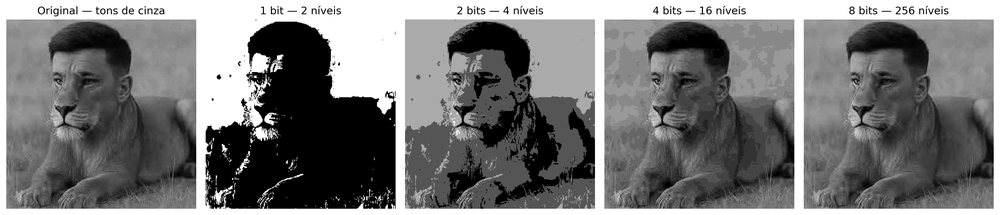
#> input picture Portfolio1/quantizacao.png, 1000 x 215 px, shrunk from 4770 x 1026 before the run, given in place of barraskewda.png, which was not available
$ jupyter execute --allow-errors Aula4_Operacoes_Geometricas.ipynb   (text cells are left out)
#> lines starting #> are read from the running program, lines starting #| are printed output that depends on the picture; pictures that were not available may be replaced by others from this repository, and a replacement may not be noted
[cell 1]
import cv2
import numpy as np
import matplotlib.pyplot as plt
from google.colab import files

[cell 2]
arquivo = files.upload()
#> the answer given: quantizacao.png

[cell 3]
img_bgr = cv2.imread('barraskewda.png')
#> img_bgr is the input picture: shape (215, 1000, 3); min 0, max 255, mean 119.9
img_gray = cv2.cvtColor(img_bgr, cv2.COLOR_BGR2GRAY)
img_gray

[cell 4]
altura = img_gray.shape[0]
#> altura = 215
largura = img_gray.shape[1]
#> largura = 1000
print(f"Altura: {altura} | Largura: {largura}")
#| Altura: 215 | Largura: 1000

[cell 5]
dx = 50
dy = 30

transladada = np.zeros((altura, largura), dtype=np.uint8)

transladada

#> (a cell that did not finish here is left out)

[cell 7]
plt.figure(figsize=(7,5))
plt.imshow(transladada, cmap='gray')
plt.title('Transladação de Exclusão')
plt.axis('off')
plt.show()
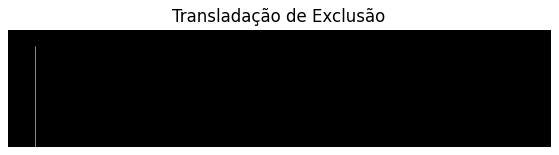
#> figure drawn by matplotlib, 1 panel

[cell 8]
dx = 80
dy = 90

for x in range (largura):
  for y in range (altura):
    novo_x = (x + dx) % largura
    novo_y = (y + dy) % altura

    transladada[novo_y, novo_x] = img_gray[y, x]
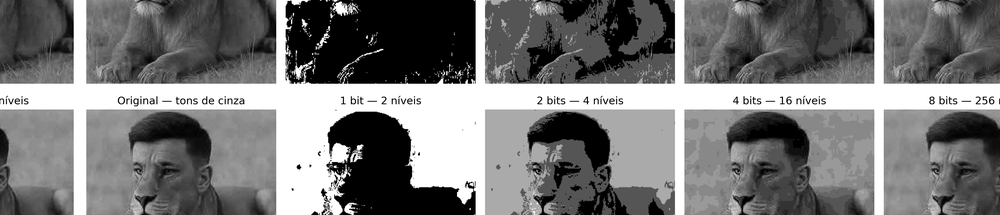
#> transladada: shape (215, 1000); min 0, max 255, mean 119.9


plt.figure(figsize=(7,5))
plt.imshow(transladada, cmap='gray')
plt.title('Transladação de Wrap-Around')
plt.axis('off')
plt.show()

[cell 9]
from matplotlib.image import imsave
sx = 10
sy = 10

nova_largura = int(largura * sx)
#> nova_largura = 10000
nova_altura = int(altura * sy)
#> nova_altura = 2150

escalada = np.zeros((nova_altura, nova_largura), dtype=np.uint8)

for x in range(nova_largura):
  for y in range (nova_altura):

    novo_x = int(x / sx)
    novo_y = int(y / sy)

    escalada[y, x] = img_gray[novo_y, novo_x]
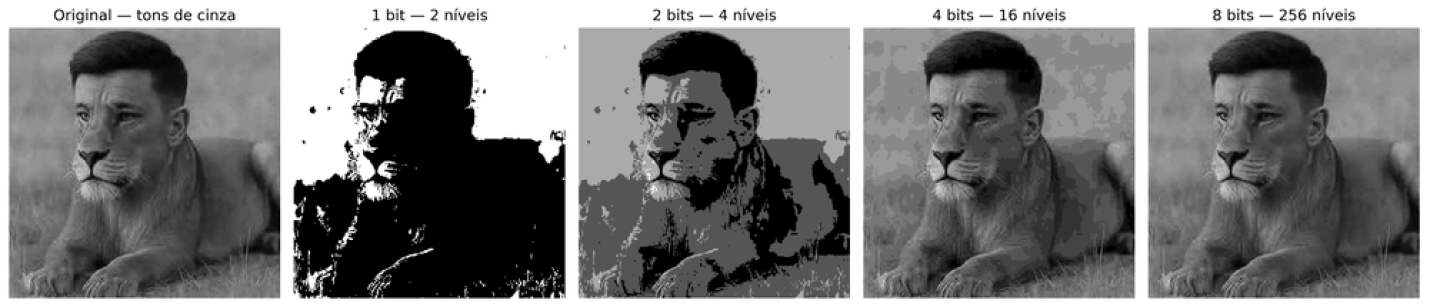
#> escalada: shape (2150, 10000) (shown at 1/7 size); min 0, max 255, mean 119.9

plt.figure(figsize=(7,5))
#plt.imsave('barraskewda')
plt.imshow(escalada, cmap='gray')
plt.title('Escalamento')
plt.axis('off')
plt.show()

[cell 10]
espelhada = np.zeros((altura, largura), dtype=np.uint8)

for x in range(largura):
  for y in range(altura):

    novo_x = largura - 1 - x

    espelhada[y, x] = img_gray[y, novo_x]
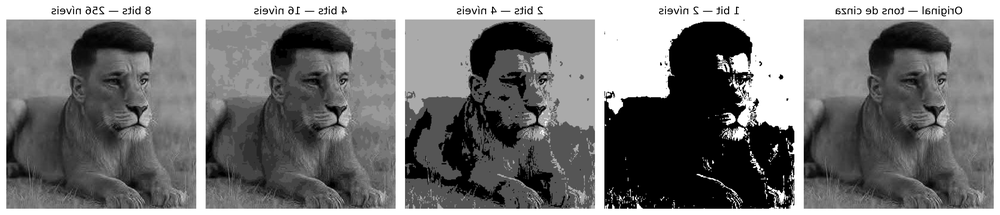
#> espelhada: shape (215, 1000); min 0, max 255, mean 119.9

espelhada

plt.figure(figsize=(7,5))
plt.imshow(espelhada, cmap='gray')
plt.title('Espelhamento')
plt.axis('off')
plt.show()

[cell 11]
espelhada = np.zeros((altura, largura), dtype=np.uint8)

for x in range(largura):
  for y in range(altura):

    novo_x = largura - 1 - x
    novo_y = altura - 1 - y

    espelhada[y, x] = img_gray[novo_y, novo_x]
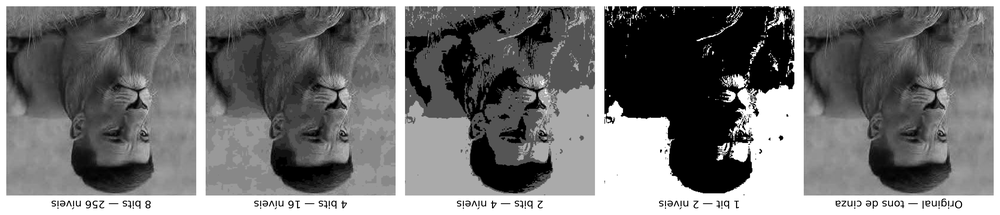
#> espelhada: shape (215, 1000); min 0, max 255, mean 119.9

espelhada

plt.figure(figsize=(7,5))
plt.imshow(espelhada, cmap='gray')
plt.title('Espelhamento')
plt.axis('off')
plt.show()
